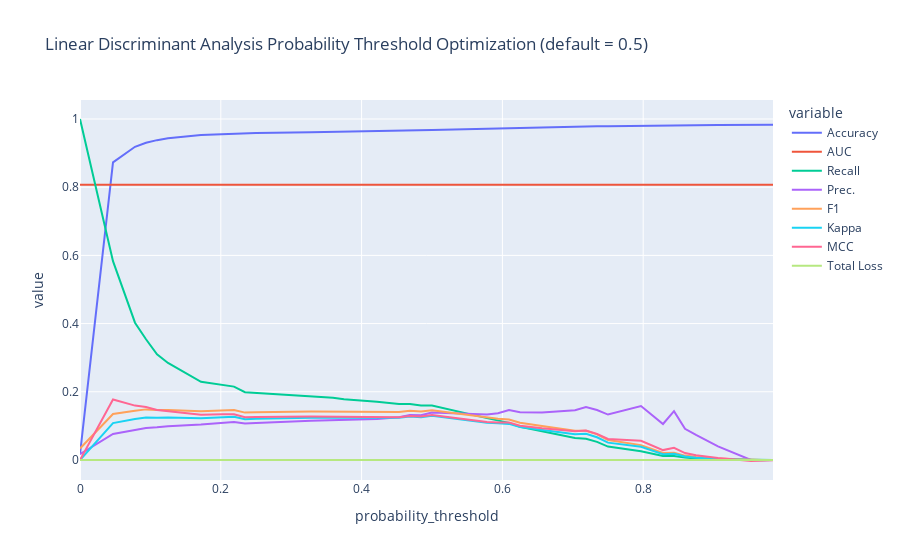

Source (notebook cell):
### Markdown cell above
**Precision-Recall (PR) Curve** untuk model **Linear Discriminant Analysis (LDA)**. Berikut adalah interpretasi dari kurva ini:

1. **Precision-Recall Curve**: Kurva Precision-Recall menampilkan hubungan antara Precision (Presisi) dan Recall untuk berbagai nilai threshold. Precision adalah rasio prediksi positif yang benar (True Positives) terhadap semua prediksi positif (True Positives + False Positives), sementara Recall adalah rasio prediksi positif yang benar terhadap semua contoh positif sebenarnya (True Positives + False Negatives).

2. **Binary PR Curve**:
   - Kurva ini menampilkan Precision dan Recall untuk model pada berbagai threshold.
   - Pada grafik ini, terlihat bahwa Precision berada pada nilai yang sangat rendah (sekitar 0.2 atau lebih rendah) untuk sebagian besar nilai Recall.

3. **Average Precision (AP)**:
   - **Avg. precision = 0.08**: Nilai Average Precision yang sangat rendah, menunjukkan bahwa model ini memiliki performa yang buruk dalam hal Precision pada berbagai nilai Recall.

### Apakah ini buruk?
- **Ya**, performa yang ditampilkan oleh kurva ini menunjukkan bahwa model LDA ini memiliki tingkat Precision yang sangat rendah, terutama ketika Recall meningkat. Ini berarti model sering salah memprediksi kelas positif, menghasilkan banyak False Positives.
- **Average Precision yang rendah (0.08)** mengindikasikan bahwa model ini tidak efektif dalam membedakan antara kelas positif dan negatif dalam hal Precision, terutama jika dataset yang kita gunakan memiliki ketidakseimbangan kelas yang signifikan.

### Kesimpulan:
- Kurva Precision-Recall ini menunjukkan bahwa model LDA ini mungkin kurang cocok untuk dataset kita, terutama jika aplikasi kita membutuhkan prediksi yang sangat akurat (tinggi Precision). kita mungkin perlu mempertimbangkan model lain atau teknik peningkatan model, seperti tuning hyperparameter, menggunakan model yang lebih kompleks, atau melakukan resampling jika ada ketidakseimbangan kelas.

### Code cell
setfeature1ROS.optimize_threshold(result_LDA_setfeature1ROS_tuning, optimize='f1')
